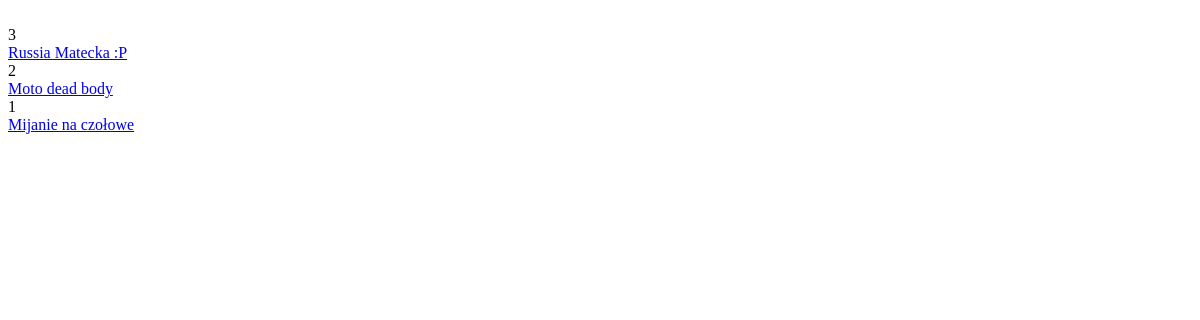
Before: / with the older database file.
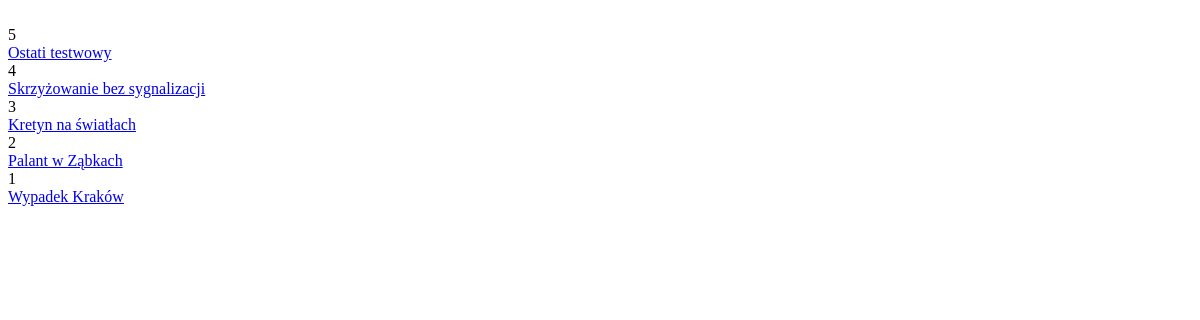
After: the same page with the newer database file.
### carvid/article/models.py (models this page shows, shortened)
class Article(models.Model):
    title = models.CharField(max_length=100, verbose_name='Tytul')
    lead = models.CharField(max_length=100, verbose_name='Lead')
    pub_date = models.DateTimeField('Data publikacji')
    votes = models.IntegerField()
    category = models.IntegerField(max_length=1, db_index=True, choices=CATEGORY, default=None, verbose_name='Kategoria' )
    video_url = models.CharField(max_length=100)
    nickname = models.CharField(max_length=100)
    city = models.CharField(max_length=50)
    tags = TaggableManager()

### carvid/article/views.py (the view)
# urls.py: url(r'^$', 'article.views.index',),
def index(request):
    articles = Article.objects.all().order_by('-pub_date')
    return render_to_response( 'index.html', { 'articles' : articles })

### templates/index.html (shortened to what this page needs)
{% if articles %}
    {% for article in articles %}
    {{ article.id }} <br>
    <a href="/article/{{ article.id }}/">{{ article.title }}</a>
    {% endfor %}
{% else %}
    <p>No polls are available.</p>
{% endif %}

Changed rows visible on the page:
added Article: id "5", title "Ostati testwowy"
added Article: id "4", title "Skrzyżowanie bez sygnalizacji"
changed Article id 3: title "Russia Matecka :P" → "Kretyn na światłach"
changed Article id 2: title "Moto dead body" → "Palant w Ząbkach"
changed Article id 1: title "Mijanie na czołowe" → "Wypadek Kraków"
